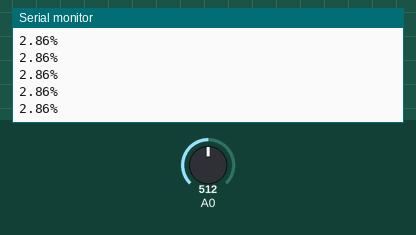
Recording of a sketch running on a simulated Arduino Uno, built with avr-gcc and run on an emulated ATmega328P. Shown: the last lines printed to the serial monitor. The inputs (shaded band) are chosen by the test bench; at power-on: A0 = 512.

Above: at 1.2 s.
1.3 s: A0 set to 716
At 1.31 s:
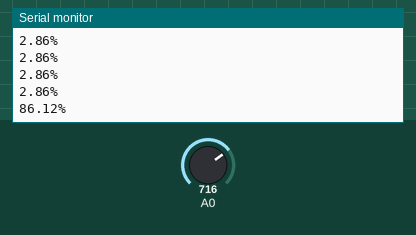
2.8 s: A0 set to 900
At 2.82 s:
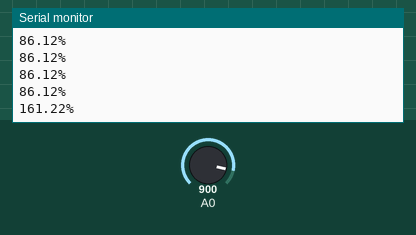
Timing chart, 0 to 5.8 s (numbered marks = the images above; inputs shaded):
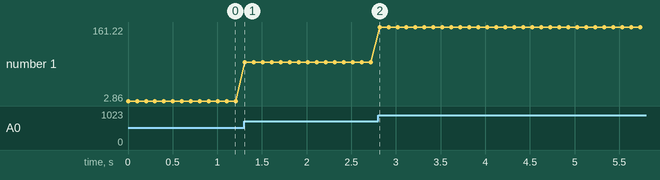

The sketch:

DFROBOT_Capacitive_Soil_Moisture_Sensor_V1.ino
```cpp
#define AIR (505)
#define WATER (260)
#define INTERVAL (AIR - WATER)

int soilMoistureValue = 0;
double val = 0;

void setup() {
  Serial.begin(9600);
}

void loop() {
  soilMoistureValue = analogRead(A0);

  val = (AIR - soilMoistureValue);
  val < 0 ? val *= -1 : val *= 1;
  val /= INTERVAL;

  Serial.print(val*100);
  Serial.println("%");

  delay(100);
}
```

Measured:
- after the input at 1.3 s, the serial monitor: prints a new line at once (image 1)
- after the input at 2.8 s, the serial monitor: prints a new line at once (image 2)
- plotted number 1: 2.86 → 86.12 after the input at 1.3 s, 86.12 → 161.22 after the input at 2.8 s
